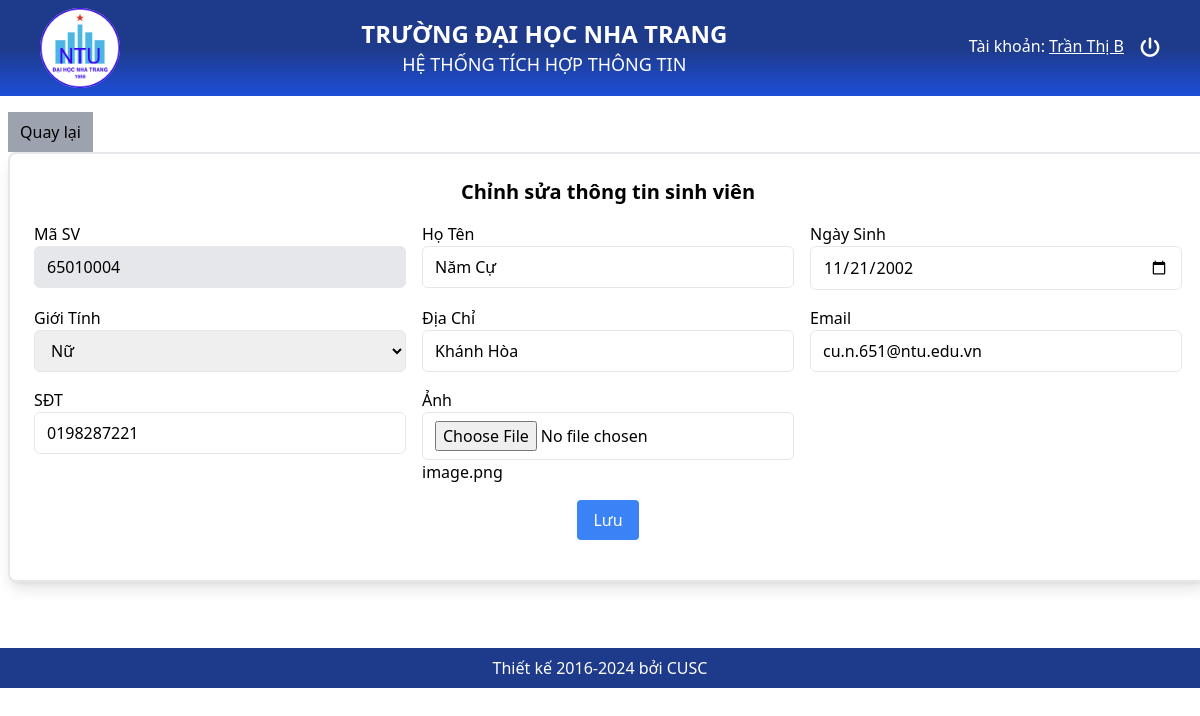
/Views/Student_Edit.php?MaSV=65010004 (signed in), run on the app's committed database.
### tables this page shows
CREATE TABLE `sinhvien` (
  `MaSV` varchar(20) NOT NULL,
  `HoTen` varchar(100) NOT NULL,
  `NgaySinh` date DEFAULT NULL,
  `GioiTinh` varchar(10) NOT NULL,
  `DiaChi` varchar(200) DEFAULT NULL,
  `Email` varchar(100) DEFAULT NULL,
  `SDT` varchar(15) DEFAULT NULL,
  `AnhSV` varchar(100) NOT NULL,
  `MaLop` varchar(10) NOT NULL
);

### Controllers/SinhVienController.php (called while the page is built, shortened)
<?php
class SinhVienController
{
    protected $conn;
    public function __construct($conn)
    {
        $this->conn = $conn;
    }
    public function ChiTietSinhVien($maSV)
    {
        $sql = "SELECT * FROM sinhvien WHERE MaSV='$maSV'";
        $result =  $this->conn->query($sql);
        return $result->fetch_assoc();
    }
}
?>

### Views/Student_Edit.php (the view, shortened to what this page needs)
<?php
require_once __DIR__ . '/../config/db.php';
include_once __DIR__ . '/../Controllers/SinhVienController.php';
$svController = new SinhVienController($conn);
if (isset($_GET['MaSV'])) {
    $maSV = $_GET['MaSV'];
}
$sinhvien = $svController->ChiTietSinhVien($maSV);
?>
<?php include_once __DIR__ . "/../layout/header.php"; ?>
<body>
    <div class="m-4 w-full mx-2 min-h-[520px] ">
        <button onclick="window.history.back()" class="px-3 py-2 bg-gray-400">Quay lại</button>
        <div id="" class="flex items-center justify-center">
            <div class="bg-white p-6 rounded-lg w-max shadow-lg border-2">
                <h2 class="text-xl font-bold mb-4 text-center">
                    <?php echo 'Chỉnh sửa thông tin sinh viên'; ?>
                </h2>
                <form method="POST" action="" class="grid grid-cols-3 gap-4 mt-4" enctype="multipart/form-data">
                    <div class="">
                        <label class="block font-medium">Mã SV</label>
                        <input type="text" name="maSV" class="w-full px-3 py-2 border rounded-md bg-gray-200"
                               value="<?php echo $maSV; ?>" readonly>
                    </div>
                    <div class="">
                        <label class="block font-medium">Họ Tên</label>
                        <input type="text" name="hoTen" class="w-full px-3 py-2 border rounded-md"
                               value="<?php echo $sinhvien['HoTen']; ?>" required>
                    </div>
                    <div class="">
                        <label class="block font-medium">Ngày Sinh</label>
                        <input type="date" name="ngaySinh" class="w-full px-3 py-2 border rounded-md"
                               value="<?php echo $sinhvien['NgaySinh']; ?>" required>
                    </div>
                    <div class="">
                        <label class="block font-medium">Giới Tính</label>
                        <select name="gioiTinh" class="w-full px-3 py-2 border rounded-md" required>
                            <option value="Nữ" <?php echo ( $sinhvien["GioiTinh"] === 'Nữ') ? 'selected' : ''; ?>>Nữ</option>
                        </select>
                    </div>
                    <div class="">
                        <label class="block font-medium">Địa Chỉ</label>
                        <input type="text" name="diaChi" class="w-full px-3 py-2 border rounded-md"
                               value="<?php echo $sinhvien['DiaChi']; ?>" required>
                    </div>
                    <div class="">
                        <label class="block font-medium">Email</label>
                        <input type="email" name="email" class="w-full px-3 py-2 border rounded-md"
                               value="<?php echo $sinhvien['Email']; ?>" required>
                    </div>
                    <div class="">
                        <label class="block font-medium">SĐT</label>
                        <input type="text" name="Sdt" class="w-full px-3 py-2 border rounded-md"
                               value="<?php echo $sinhvien['SDT']; ?>" required>
                    </div>
                    <div class="">
                        <label class="block font-medium">Ảnh</label>
                        <input type="file" accept="image/*" name="AnhSV" class="w-full px-3 py-2 border rounded-md "
                            required>  <?php echo $sinhvien['AnhSV']; ?>
                    </div>
                    <div class="col-span-3 text-center">
                        <button type="submit" name="LuuSV" value="LuuSV"
                                class="px-4 py-2 bg-blue-500 text-white rounded hover:bg-blue-600">
                            <?php echo 'Lưu '; ?>
                        </button>
                    </div>
                </form>
            </div>
        </div>
    </div>
</body>
<?php include_once __DIR__ . "/../layout/footer.php"; ?>

### data on the page
sinhvien: hoTen "Năm Cự", ngaySinh "11/21/2002", gioiTinh "Nữ", diaChi "Khánh Hòa", email "cu.n.651@ntu.edu.vn", Sdt "0198287221", AnhSV "image.png"

### other printed values
$_SESSION['User']['HoTen'] "Trần Thị B"
